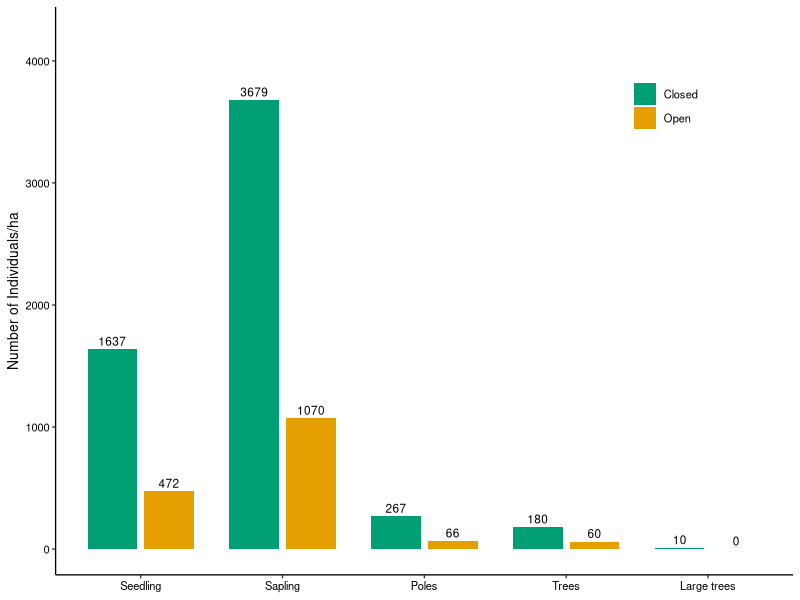

Recreate this plot in R.
library(ggplot2)
library(tidyr)


data <- data.frame(
  Class = factor(c("Seedling", "Sapling", "Poles", "Trees", "Large trees"),
                 levels = c("Seedling", "Sapling", "Poles", "Trees", "Large trees")),
  Closed = c(1637, 3679, 267, 180, 10),
  Open   = c(472, 1070, 66, 60, 0)
)


data_long <- pivot_longer(
  data,
  cols = c(Closed, Open),
  names_to = "Condition",
  values_to = "Density"
)

# Plot
ggplot(data_long,
       aes(x = Class,
           y = Density,
           fill = Condition)) +
  
  geom_col(
    position = position_dodge(width = 0.8),
    width = 0.7
  ) +
  
  geom_text(
    aes(label = Density),
    position = position_dodge(width = 0.8),
    vjust = -0.4,
    size = 3
  ) +
  
  scale_fill_manual(
    values = c(
      "Closed" = "#009E73",
      "Open"   = "#E69F00"
    )
  ) +
  
  labs(
    x = NULL,
    y = "Number of Individuals/ha",
    fill = NULL
  ) +
  
  theme_classic(base_size = 10) +
  
  theme(
    axis.text = element_text(colour = "black"),
    legend.position = c(0.88, 0.88),   # kanan atas dalam area plot
    legend.justification = c("right", "top"),
    legend.background = element_blank()
  ) +
  
  expand_limits(y = max(data_long$Density) * 1.15)
